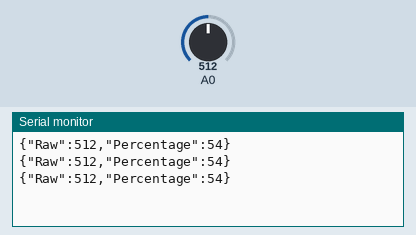
Bench run of a sketch on a simulated Arduino Uno, built with avr-gcc and run on an emulated ATmega328P. Parts: the last lines printed to the serial monitor. The inputs (shaded band) are chosen by the test bench; at power-on: A0 = 512.

Above: at 1.3 s.
1.4 s: A0 set to 716
At 1.9 s:
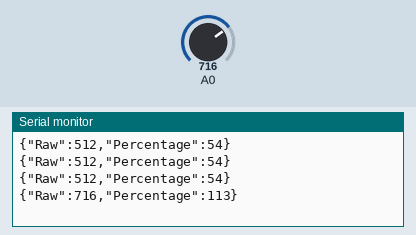
2.9 s: A0 set to 900
At 3.4 s:
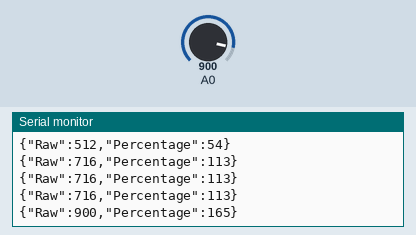
Timing chart, 0 to 5.9 s (numbered marks = the images above; inputs shaded):
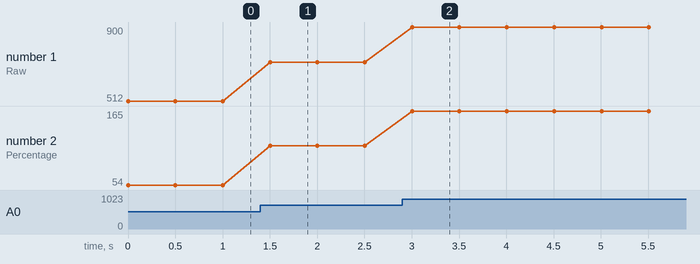

Measured:
- after the input at 1.4 s, the serial monitor: prints a new line after 0.10 s (image 1)
- after the input at 2.9 s, the serial monitor: prints a new line after 0.10 s (image 2)
- plotted number 1: 512 → 716 after the input at 1.4 s, 716 → 900 after the input at 2.9 s
- plotted number 2: 54 → 113 after the input at 1.4 s, 113 → 165 after the input at 2.9 s

The sketch:

moistureSensorM21.ino
```cpp
int dryValue = 320;
int wetValue = 670;
int friendlyDryValue = 0;
int friendlyWetValue = 100;
void setup() {
  Serial.begin(9600);
}
void loop() {
  int rawValue = analogRead(A0);
  Serial.print("{\"Raw\":");
  Serial.print(rawValue);

  int friendlyValue = map(rawValue, dryValue, wetValue, friendlyDryValue, friendlyWetValue);

  Serial.print(",\"Percentage\":");
  Serial.print(friendlyValue);
  Serial.println("}");

  delay(500);
}
```
